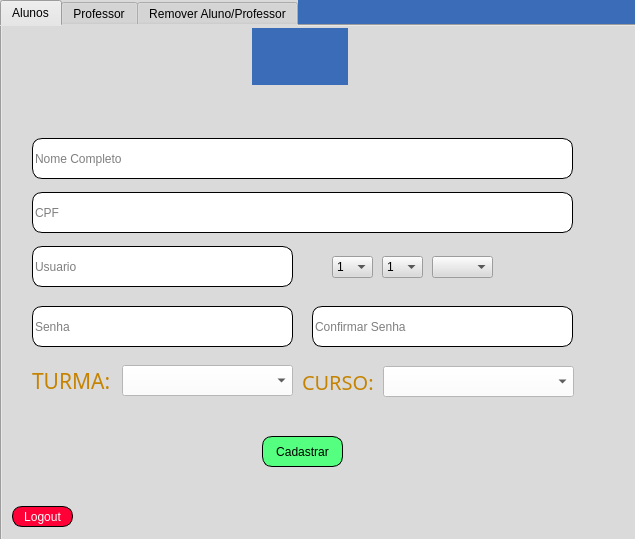
<?xml version="1.0" encoding="UTF-8"?>
<ui version="4.0">
 <class>MainWindow</class>
 <widget class="QMainWindow" name="MainWindow">
  <property name="geometry">
   <rect>
    <x>0</x>
    <y>0</y>
    <width>635</width>
    <height>539</height>
   </rect>
  </property>
  <property name="font">
   <font>
    <family>Verdana</family>
    <pointsize>26</pointsize>
   </font>
  </property>
  <property name="windowTitle">
   <string>Cadastro</string>
  </property>
  <property name="styleSheet">
   <string notr="true">background-color: rgb(58, 108, 184);</string>
  </property>
  <widget class="QWidget" name="centralwidget">
   <widget class="QTabWidget" name="tabWidget">
    <property name="geometry">
     <rect>
      <x>0</x>
      <y>0</y>
      <width>641</width>
      <height>551</height>
     </rect>
    </property>
    <property name="styleSheet">
     <string notr="true">background-color: rgb(218, 218, 218);</string>
    </property>
    <property name="currentIndex">
     <number>0</number>
    </property>
    <widget class="QWidget" name="tab1">
     <attribute name="title">
      <string>Alunos</string>
     </attribute>
     <widget class="QLineEdit" name="inputcsenhaaluno">
      <property name="geometry">
       <rect>
        <x>310</x>
        <y>280</y>
        <width>261</width>
        <height>41</height>
       </rect>
      </property>
      <property name="styleSheet">
       <string notr="true">	font: 8pt &quot;MS Shell Dlg 2&quot;;
border: 1px solid black;
background-color: rgb(255, 255, 255);
border-radius:10px</string>
      </property>
      <property name="text">
       <string/>
      </property>
      <property name="echoMode">
       <enum>QLineEdit::Password</enum>
      </property>
      <property name="placeholderText">
       <string>Confirmar Senha</string>
      </property>
     </widget>
     <widget class="QLineEdit" name="inputsenhaaluno">
      <property name="geometry">
       <rect>
        <x>30</x>
        <y>280</y>
        <width>261</width>
        <height>41</height>
       </rect>
      </property>
      <property name="styleSheet">
       <string notr="true">	font: 8pt &quot;MS Shell Dlg 2&quot;;
border: 1px solid black;
background-color: rgb(255, 255, 255);
border-radius:10px</string>
      </property>
      <property name="text">
       <string/>
      </property>
      <property name="echoMode">
       <enum>QLineEdit::Password</enum>
      </property>
      <property name="placeholderText">
       <string>Senha</string>
      </property>
     </widget>
     <widget class="QLabel" name="labelturno">
      <property name="geometry">
       <rect>
        <x>30</x>
        <y>339</y>
        <width>121</width>
        <height>31</height>
       </rect>
      </property>
      <property name="font">
       <font>
        <family>UD Digi Kyokasho NK-R</family>
        <pointsize>16</pointsize>
       </font>
      </property>
      <property name="styleSheet">
       <string notr="true">color: rgb(197, 131, 0)</string>
      </property>
      <property name="text">
       <string>TURMA:</string>
      </property>
     </widget>
     <widget class="QLabel" name="erro">
      <property name="geometry">
       <rect>
        <x>40</x>
        <y>90</y>
        <width>531</width>
        <height>21</height>
       </rect>
      </property>
      <property name="font">
       <font>
        <pointsize>10</pointsize>
        <weight>75</weight>
        <bold>true</bold>
       </font>
      </property>
      <property name="styleSheet">
       <string notr="true">color: rgb(255, 0, 0);</string>
      </property>
      <property name="text">
       <string/>
      </property>
     </widget>
     <widget class="QComboBox" name="turmabox">
      <property name="geometry">
       <rect>
        <x>120</x>
        <y>339</y>
        <width>171</width>
        <height>31</height>
       </rect>
      </property>
      <property name="styleSheet">
       <string notr="true">background-color: rgb(255, 255, 255);</string>
      </property>
      <item>
       <property name="text">
        <string/>
       </property>
      </item>
      <item>
       <property name="text">
        <string>101</string>
       </property>
      </item>
      <item>
       <property name="text">
        <string>102</string>
       </property>
      </item>
      <item>
       <property name="text">
        <string>103</string>
       </property>
      </item>
     </widget>
     <widget class="QLineEdit" name="inputcpfaluno">
      <property name="geometry">
       <rect>
        <x>30</x>
        <y>166</y>
        <width>541</width>
        <height>41</height>
       </rect>
      </property>
      <property name="styleSheet">
       <string notr="true">	font: 8pt &quot;MS Shell Dlg 2&quot;;
border: 1px solid black;
background-color: rgb(255, 255, 255);
border-radius:10px</string>
      </property>
      <property name="inputMask">
       <string>00000000000</string>
      </property>
      <property name="text">
       <string/>
      </property>
      <property name="echoMode">
       <enum>QLineEdit::Normal</enum>
      </property>
      <property name="placeholderText">
       <string>CPF</string>
      </property>
     </widget>
     <widget class="QLineEdit" name="inputnomealuno">
      <property name="geometry">
       <rect>
        <x>30</x>
        <y>112</y>
        <width>541</width>
        <height>41</height>
       </rect>
      </property>
      <property name="styleSheet">
       <string notr="true">border: 1px solid black;
background-color: rgb(255, 255, 255);
border-radius:10px</string>
      </property>
      <property name="text">
       <string/>
      </property>
      <property name="echoMode">
       <enum>QLineEdit::Normal</enum>
      </property>
      <property name="placeholderText">
       <string>Nome Completo</string>
      </property>
     </widget>
     <widget class="QLabel" name="labelturno_3">
      <property name="geometry">
       <rect>
        <x>300</x>
        <y>344</y>
        <width>78</width>
        <height>24</height>
       </rect>
      </property>
      <property name="font">
       <font>
        <family>UD Digi Kyokasho NK-R</family>
        <pointsize>15</pointsize>
       </font>
      </property>
      <property name="styleSheet">
       <string notr="true">color: rgb(197, 131, 0)</string>
      </property>
      <property name="text">
       <string>CURSO:</string>
      </property>
     </widget>
     <widget class="QComboBox" name="cursobox">
      <property name="geometry">
       <rect>
        <x>381</x>
        <y>340</y>
        <width>191</width>
        <height>31</height>
       </rect>
      </property>
      <property name="styleSheet">
       <string notr="true">background-color: rgb(255, 255, 255);</string>
      </property>
      <item>
       <property name="text">
        <string/>
       </property>
      </item>
      <item>
       <property name="text">
        <string>Inglês</string>
       </property>
      </item>
      <item>
       <property name="text">
        <string>Espanhol</string>
       </property>
      </item>
     </widget>
     <widget class="QPushButton" name="cadastraraluno">
      <property name="geometry">
       <rect>
        <x>260</x>
        <y>410</y>
        <width>81</width>
        <height>31</height>
       </rect>
      </property>
      <property name="styleSheet">
       <string notr="true">border: 1px solid black;
background-color: rgb(85, 255, 127);
border-radius:10px
</string>
      </property>
      <property name="text">
       <string>Cadastrar</string>
      </property>
     </widget>
     <widget class="QLineEdit" name="inputusuarioaluno">
      <property name="geometry">
       <rect>
        <x>30</x>
        <y>220</y>
        <width>261</width>
        <height>41</height>
       </rect>
      </property>
      <property name="styleSheet">
       <string notr="true">border: 1px solid black;	
background-color: rgb(255, 255, 255);
border-radius:10px</string>
      </property>
      <property name="text">
       <string/>
      </property>
      <property name="echoMode">
       <enum>QLineEdit::Normal</enum>
      </property>
      <property name="placeholderText">
       <string>Usuario</string>
      </property>
     </widget>
     <widget class="QLabel" name="label2_3">
      <property name="geometry">
       <rect>
        <x>0</x>
        <y>0</y>
        <width>491</width>
        <height>71</height>
       </rect>
      </property>
      <property name="text">
       <string/>
      </property>
      <property name="pixmap">
       <pixmap>linhadecima.png</pixmap>
      </property>
     </widget>
     <widget class="QLabel" name="label2_4">
      <property name="geometry">
       <rect>
        <x>490</x>
        <y>0</y>
        <width>491</width>
        <height>71</height>
       </rect>
      </property>
      <property name="text">
       <string/>
      </property>
      <property name="pixmap">
       <pixmap>linhadecima.png</pixmap>
      </property>
     </widget>
     <widget class="QLabel" name="label_3">
      <property name="geometry">
       <rect>
        <x>250</x>
        <y>2</y>
        <width>96</width>
        <height>57</height>
       </rect>
      </property>
      <property name="styleSheet">
       <string notr="true">background-color: rgb(58, 108, 184);</string>
      </property>
      <property name="text">
       <string/>
      </property>
      <property name="pixmap">
       <pixmap>logomtpequeno.png</pixmap>
      </property>
     </widget>
     <widget class="QPushButton" name="btnvoltarcadastro2">
      <property name="geometry">
       <rect>
        <x>10</x>
        <y>480</y>
        <width>61</width>
        <height>21</height>
       </rect>
      </property>
      <property name="styleSheet">
       <string notr="true">color: rgb(255, 255, 255);
border: 1px solid black;
background-color: rgb(255, 0, 55);
border-radius:10px
</string>
      </property>
      <property name="text">
       <string>Logout</string>
      </property>
     </widget>
     <widget class="QComboBox" name="dia">
      <property name="geometry">
       <rect>
        <x>330</x>
        <y>230</y>
        <width>41</width>
        <height>22</height>
       </rect>
      </property>
      <item>
       <property name="text">
        <string>1</string>
       </property>
      </item>
      <item>
       <property name="text">
        <string>2</string>
       </property>
      </item>
      <item>
       <property name="text">
        <string>3</string>
       </property>
      </item>
      <item>
       <property name="text">
        <string>4</string>
       </property>
      </item>
      <item>
       <property name="text">
        <string>5</string>
       </property>
      </item>
      <item>
       <property name="text">
        <string>6</string>
       </property>
      </item>
      <item>
       <property name="text">
        <string>7</string>
       </property>
      </item>
      <item>
       <property name="text">
        <string>8</string>
       </property>
      </item>
      <item>
       <property name="text">
        <string>9</string>
       </property>
      </item>
      <item>
       <property name="text">
        <string>10</string>
       </property>
      </item>
      <item>
       <property name="text">
        <string>11</string>
       </property>
      </item>
      <item>
       <property name="text">
        <string>12</string>
       </property>
      </item>
      <item>
       <property name="text">
        <string>13</string>
       </property>
      </item>
      <item>
       <property name="text">
        <string>14</string>
       </property>
      </item>
      <item>
       <property name="text">
        <string>15</string>
       </property>
      </item>
      <item>
       <property name="text">
        <string>16</string>
       </property>
      </item>
      <item>
       <property name="text">
        <string>17</string>
       </property>
      </item>
      <item>
       <property name="text">
        <string>18</string>
       </property>
      </item>
      <item>
       <property name="text">
        <string>19</string>
       </property>
      </item>
      <item>
       <property name="text">
        <string>20</string>
       </property>
      </item>
      <item>
       <property name="text">
        <string>21</string>
       </property>
      </item>
      <item>
       <property name="text">
        <string>22</string>
       </property>
      </item>
      <item>
       <property name="text">
        <string>23</string>
       </property>
      </item>
      <item>
       <property name="text">
        <string>24</string>
       </property>
      </item>
      <item>
       <property name="text">
        <string>25</string>
       </property>
      </item>
      <item>
       <property name="text">
        <string>26</string>
       </property>
      </item>
      <item>
       <property name="text">
        <string>27</string>
       </property>
      </item>
      <item>
       <property name="text">
        <string>28</string>
       </property>
      </item>
      <item>
       <property name="text">
        <string>29</string>
       </property>
      </item>
      <item>
       <property name="text">
        <string>30</string>
       </property>
      </item>
      <item>
       <property name="text">
        <string>31</string>
       </property>
      </item>
     </widget>
     <widget class="QComboBox" name="mes">
      <property name="geometry">
       <rect>
        <x>380</x>
        <y>230</y>
        <width>41</width>
        <height>22</height>
       </rect>
      </property>
      <item>
       <property name="text">
        <string>1</string>
       </property>
      </item>
      <item>
       <property name="text">
        <string>2</string>
       </property>
      </item>
      <item>
       <property name="text">
        <string>3</string>
       </property>
      </item>
      <item>
       <property name="text">
        <string>4</string>
       </property>
      </item>
      <item>
       <property name="text">
        <string>5</string>
       </property>
      </item>
      <item>
       <property name="text">
        <string>6</string>
       </property>
      </item>
      <item>
       <property name="text">
        <string>7</string>
       </property>
      </item>
      <item>
       <property name="text">
        <string>8</string>
       </property>
      </item>
      <item>
       <property name="text">
        <string>9</string>
       </property>
      </item>
      <item>
       <property name="text">
        <string>10</string>
       </property>
      </item>
      <item>
       <property name="text">
        <string>11</string>
       </property>
      </item>
      <item>
       <property name="text">
        <string>12</string>
       </property>
      </item>
     </widget>
     <widget class="QComboBox" name="ano">
      <property name="geometry">
       <rect>
        <x>430</x>
        <y>230</y>
        <width>61</width>
        <height>22</height>
       </rect>
      </property>
     </widget>
    </widget>
    <widget class="QWidget" name="tab2">
     <attribute name="title">
      <string>Professor</string>
     </attribute>
     <widget class="QLineEdit" name="inputcpfprofessor">
      <property name="geometry">
       <rect>
        <x>30</x>
        <y>168</y>
        <width>551</width>
        <height>41</height>
       </rect>
      </property>
      <property name="styleSheet">
       <string notr="true">	font: 8pt &quot;MS Shell Dlg 2&quot;;
border: 1px solid black;	
background-color: rgb(255, 255, 255);
border-radius:10px</string>
      </property>
      <property name="inputMask">
       <string>00000000000</string>
      </property>
      <property name="text">
       <string/>
      </property>
      <property name="echoMode">
       <enum>QLineEdit::Normal</enum>
      </property>
      <property name="placeholderText">
       <string>CPF</string>
      </property>
     </widget>
     <widget class="QLineEdit" name="inputsenhaprofessor">
      <property name="geometry">
       <rect>
        <x>30</x>
        <y>223</y>
        <width>271</width>
        <height>41</height>
       </rect>
      </property>
      <property name="styleSheet">
       <string notr="true">	font: 8pt &quot;MS Shell Dlg 2&quot;;
border: 1px solid black;	
background-color: rgb(255, 255, 255);
border-radius:10px</string>
      </property>
      <property name="text">
       <string/>
      </property>
      <property name="echoMode">
       <enum>QLineEdit::Password</enum>
      </property>
      <property name="placeholderText">
       <string>Senha</string>
      </property>
     </widget>
     <widget class="QPushButton" name="cadastrarprofessor">
      <property name="geometry">
       <rect>
        <x>250</x>
        <y>474</y>
        <width>81</width>
        <height>31</height>
       </rect>
      </property>
      <property name="styleSheet">
       <string notr="true">border: 1px solid black;
background-color: rgb(85, 255, 127);
border-radius:10px
</string>
      </property>
      <property name="text">
       <string>Cadastrar</string>
      </property>
     </widget>
     <widget class="QLabel" name="label2">
      <property name="geometry">
       <rect>
        <x>0</x>
        <y>0</y>
        <width>491</width>
        <height>71</height>
       </rect>
      </property>
      <property name="text">
       <string/>
      </property>
      <property name="pixmap">
       <pixmap>linhadecima.png</pixmap>
      </property>
     </widget>
     <widget class="QLineEdit" name="inputcsenhaprofessor">
      <property name="geometry">
       <rect>
        <x>310</x>
        <y>223</y>
        <width>271</width>
        <height>41</height>
       </rect>
      </property>
      <property name="styleSheet">
       <string notr="true">	font: 8pt &quot;MS Shell Dlg 2&quot;;
border: 1px solid black;	
background-color: rgb(255, 255, 255);
border-radius:10px</string>
      </property>
      <property name="text">
       <string/>
      </property>
      <property name="echoMode">
       <enum>QLineEdit::Password</enum>
      </property>
      <property name="readOnly">
       <bool>false</bool>
      </property>
      <property name="placeholderText">
       <string>Confirmar Senha</string>
      </property>
     </widget>
     <widget class="QLineEdit" name="inputnomeprofessor">
      <property name="geometry">
       <rect>
        <x>30</x>
        <y>113</y>
        <width>551</width>
        <height>41</height>
       </rect>
      </property>
      <property name="font">
       <font>
        <weight>50</weight>
        <italic>false</italic>
        <bold>false</bold>
        <underline>false</underline>
        <strikeout>false</strikeout>
        <stylestrategy>PreferDefault</stylestrategy>
       </font>
      </property>
      <property name="styleSheet">
       <string notr="true">border: 1px solid black;	
background-color: rgb(255, 255, 255);
border-radius:10px</string>
      </property>
      <property name="text">
       <string/>
      </property>
      <property name="echoMode">
       <enum>QLineEdit::Normal</enum>
      </property>
      <property name="placeholderText">
       <string>Nome Completo</string>
      </property>
     </widget>
     <widget class="QLabel" name="labelturno2">
      <property name="geometry">
       <rect>
        <x>193</x>
        <y>369</y>
        <width>201</width>
        <height>20</height>
       </rect>
      </property>
      <property name="font">
       <font>
        <family>UD Digi Kyokasho NK-R</family>
        <pointsize>13</pointsize>
       </font>
      </property>
      <property name="styleSheet">
       <string notr="true">color: rgb(197, 131, 0)</string>
      </property>
      <property name="text">
       <string>TURMAS DESIGNADAS:</string>
      </property>
     </widget>
     <widget class="QCheckBox" name="t101">
      <property name="geometry">
       <rect>
        <x>223</x>
        <y>390</y>
        <width>130</width>
        <height>22</height>
       </rect>
      </property>
      <property name="font">
       <font>
        <pointsize>11</pointsize>
       </font>
      </property>
      <property name="styleSheet">
       <string notr="true">color: rgb(197, 131, 0)</string>
      </property>
      <property name="text">
       <string>101 MATUTINO</string>
      </property>
     </widget>
     <widget class="QCheckBox" name="t102">
      <property name="geometry">
       <rect>
        <x>223</x>
        <y>410</y>
        <width>139</width>
        <height>22</height>
       </rect>
      </property>
      <property name="font">
       <font>
        <pointsize>11</pointsize>
       </font>
      </property>
      <property name="styleSheet">
       <string notr="true">color: rgb(197, 131, 0)</string>
      </property>
      <property name="text">
       <string>102 VESPERTINO</string>
      </property>
     </widget>
     <widget class="QCheckBox" name="t103">
      <property name="geometry">
       <rect>
        <x>223</x>
        <y>430</y>
        <width>123</width>
        <height>22</height>
       </rect>
      </property>
      <property name="font">
       <font>
        <pointsize>11</pointsize>
       </font>
      </property>
      <property name="styleSheet">
       <string notr="true">color: rgb(197, 131, 0)</string>
      </property>
      <property name="text">
       <string>103 NOTURNO</string>
      </property>
     </widget>
     <widget class="QLineEdit" name="inputusuarioprofessor">
      <property name="geometry">
       <rect>
        <x>180</x>
        <y>270</y>
        <width>251</width>
        <height>41</height>
       </rect>
      </property>
      <property name="styleSheet">
       <string notr="true">	font: 8pt &quot;MS Shell Dlg 2&quot;;
border: 1px solid black;	
background-color: rgb(255, 255, 255);
border-radius:10px</string>
      </property>
      <property name="text">
       <string/>
      </property>
      <property name="echoMode">
       <enum>QLineEdit::Normal</enum>
      </property>
      <property name="placeholderText">
       <string>Usuário</string>
      </property>
     </widget>
     <widget class="QLabel" name="aviso">
      <property name="geometry">
       <rect>
        <x>36</x>
        <y>90</y>
        <width>531</width>
        <height>21</height>
       </rect>
      </property>
      <property name="font">
       <font>
        <pointsize>10</pointsize>
        <weight>75</weight>
        <bold>true</bold>
       </font>
      </property>
      <property name="styleSheet">
       <string notr="true">color: rgb(255, 0, 0);</string>
      </property>
      <property name="text">
       <string/>
      </property>
     </widget>
     <widget class="QLabel" name="labelturno2_2">
      <property name="geometry">
       <rect>
        <x>170</x>
        <y>323</y>
        <width>86</width>
        <height>20</height>
       </rect>
      </property>
      <property name="font">
       <font>
        <family>UD Digi Kyokasho NK-R</family>
        <pointsize>13</pointsize>
       </font>
      </property>
      <property name="styleSheet">
       <string notr="true">color: rgb(197, 131, 0)</string>
      </property>
      <property name="text">
       <string>MATERIA:</string>
      </property>
     </widget>
     <widget class="QComboBox" name="inputmateria">
      <property name="geometry">
       <rect>
        <x>259</x>
        <y>322</y>
        <width>161</width>
        <height>21</height>
       </rect>
      </property>
      <property name="styleSheet">
       <string notr="true">background-color: rgb(255, 255, 255);</string>
      </property>
      <item>
       <property name="text">
        <string/>
       </property>
      </item>
      <item>
       <property name="text">
        <string>Portugues</string>
       </property>
      </item>
      <item>
       <property name="text">
        <string>Matematica</string>
       </property>
      </item>
      <item>
       <property name="text">
        <string>Geografia</string>
       </property>
      </item>
      <item>
       <property name="text">
        <string>Filosofia</string>
       </property>
      </item>
      <item>
       <property name="text">
        <string>Historia</string>
       </property>
      </item>
      <item>
       <property name="text">
        <string>Biologia</string>
       </property>
      </item>
      <item>
       <property name="text">
        <string>Fisica</string>
       </property>
      </item>
     </widget>
     <widget class="QLabel" name="label2_2">
      <property name="geometry">
       <rect>
        <x>490</x>
        <y>0</y>
        <width>491</width>
        <height>71</height>
       </rect>
      </property>
      <property name="text">
       <string/>
      </property>
      <property name="pixmap">
       <pixmap>linhadecima.png</pixmap>
      </property>
     </widget>
     <widget class="QLabel" name="label_2">
      <property name="geometry">
       <rect>
        <x>250</x>
        <y>2</y>
        <width>96</width>
        <height>57</height>
       </rect>
      </property>
      <property name="styleSheet">
       <string notr="true">background-color: rgb(58, 108, 184);</string>
      </property>
      <property name="text">
       <string/>
      </property>
      <property name="pixmap">
       <pixmap>logomtpequeno.png</pixmap>
      </property>
     </widget>
     <widget class="QPushButton" name="btnvoltarcadastro">
      <property name="geometry">
       <rect>
        <x>10</x>
        <y>480</y>
        <width>61</width>
        <height>21</height>
       </rect>
      </property>
      <property name="styleSheet">
       <string notr="true">color: rgb(255, 255, 255);
border: 1px solid black;
background-color: rgb(255, 0, 55);
border-radius:10px
</string>
      </property>
      <property name="text">
       <string>Logout</string>
      </property>
     </widget>
    </widget>
    <widget class="QWidget" name="tab">
     <attribute name="title">
      <string>Remover Aluno/Professor</string>
     </attribute>
     <widget class="QPushButton" name="btnvoltarcadastro_3">
      <property name="geometry">
       <rect>
        <x>10</x>
        <y>480</y>
        <width>61</width>
        <height>21</height>
       </rect>
      </property>
      <property name="styleSheet">
       <string notr="true">color: rgb(255, 255, 255);
border: 1px solid black;
background-color: rgb(255, 0, 55);
border-radius:10px
</string>
      </property>
      <property name="text">
       <string>Logout</string>
      </property>
     </widget>
     <widget class="QLabel" name="label_6">
      <property name="geometry">
       <rect>
        <x>250</x>
        <y>2</y>
        <width>96</width>
        <height>57</height>
       </rect>
      </property>
      <property name="styleSheet">
       <string notr="true">background-color: rgb(58, 108, 184);</string>
      </property>
      <property name="text">
       <string/>
      </property>
      <property name="pixmap">
       <pixmap>logomtpequeno.png</pixmap>
      </property>
     </widget>
     <widget class="QLabel" name="label2_9">
      <property name="geometry">
       <rect>
        <x>0</x>
        <y>0</y>
        <width>491</width>
        <height>71</height>
       </rect>
      </property>
      <property name="text">
       <string/>
      </property>
      <property name="pixmap">
       <pixmap>linhadecima.png</pixmap>
      </property>
     </widget>
     <widget class="QLabel" name="avisor">
      <property name="geometry">
       <rect>
        <x>40</x>
        <y>130</y>
        <width>531</width>
        <height>21</height>
       </rect>
      </property>
      <property name="font">
       <font>
        <pointsize>10</pointsize>
        <weight>75</weight>
        <bold>true</bold>
       </font>
      </property>
      <property name="styleSheet">
       <string notr="true">color: rgb(255, 0, 0);</string>
      </property>
      <property name="text">
       <string/>
      </property>
     </widget>
     <widget class="QLabel" name="label2_10">
      <property name="geometry">
       <rect>
        <x>490</x>
        <y>0</y>
        <width>491</width>
        <height>71</height>
       </rect>
      </property>
      <property name="text">
       <string/>
      </property>
      <property name="pixmap">
       <pixmap>linhadecima.png</pixmap>
      </property>
     </widget>
     <widget class="QPushButton" name="btnremover">
      <property name="geometry">
       <rect>
        <x>280</x>
        <y>240</y>
        <width>81</width>
        <height>31</height>
       </rect>
      </property>
      <property name="styleSheet">
       <string notr="true">border: 1px solid black;
background-color: rgb(255, 0, 0);
border-radius:10px
</string>
      </property>
      <property name="text">
       <string>Remover</string>
      </property>
     </widget>
     <widget class="QLineEdit" name="inputcpfdeletar">
      <property name="geometry">
       <rect>
        <x>30</x>
        <y>168</y>
        <width>551</width>
        <height>41</height>
       </rect>
      </property>
      <property name="styleSheet">
       <string notr="true">	font: 8pt &quot;MS Shell Dlg 2&quot;;
border: 1px solid black;	
background-color: rgb(255, 255, 255);
border-radius:10px</string>
      </property>
      <property name="inputMask">
       <string>00000000000</string>
      </property>
      <property name="text">
       <string/>
      </property>
      <property name="echoMode">
       <enum>QLineEdit::Normal</enum>
      </property>
      <property name="placeholderText">
       <string>CPF</string>
      </property>
     </widget>
     <widget class="QLabel" name="label_7">
      <property name="geometry">
       <rect>
        <x>260</x>
        <y>0</y>
        <width>96</width>
        <height>57</height>
       </rect>
      </property>
      <property name="styleSheet">
       <string notr="true">background-color: rgb(58, 108, 184);</string>
      </property>
      <property name="text">
       <string/>
      </property>
      <property name="pixmap">
       <pixmap>logomtpequeno.png</pixmap>
      </property>
     </widget>
     <widget class="QRadioButton" name="buttonaluno">
      <property name="geometry">
       <rect>
        <x>40</x>
        <y>240</y>
        <width>82</width>
        <height>17</height>
       </rect>
      </property>
      <property name="text">
       <string>Aluno</string>
      </property>
     </widget>
     <widget class="QRadioButton" name="buttonprofessor">
      <property name="geometry">
       <rect>
        <x>150</x>
        <y>240</y>
        <width>82</width>
        <height>17</height>
       </rect>
      </property>
      <property name="text">
       <string>Professor</string>
      </property>
     </widget>
    </widget>
   </widget>
  </widget>
 </widget>
 <resources/>
 <connections/>
</ui>
